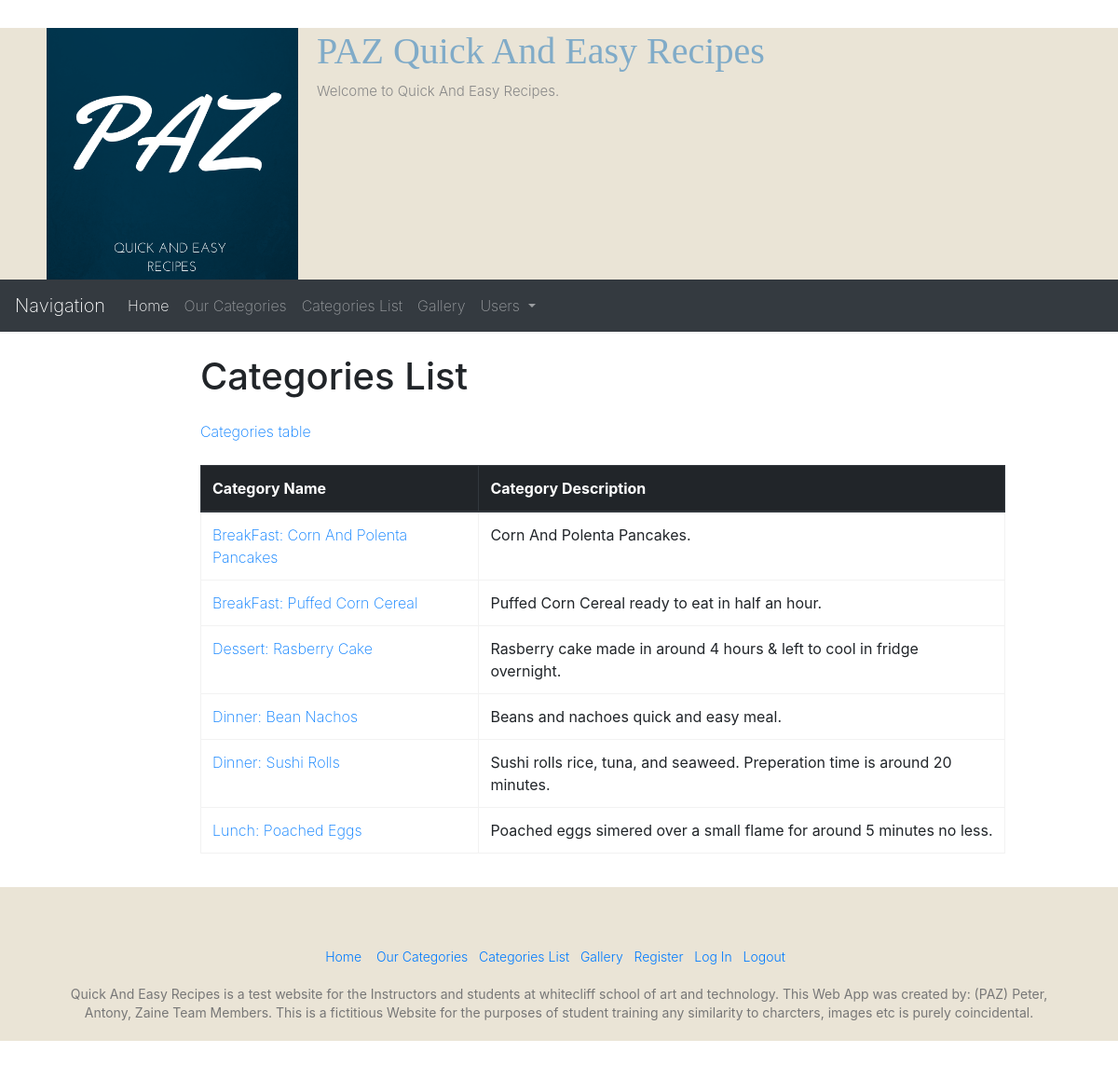
Page /available_categories/ on the committed database.
### home/models.py (models this page shows, shortened)
class Category(models.Model):
  category_name = models.CharField(max_length=100)
  category_description = models.CharField(max_length=200)
  full_description = models.TextField()
  author = models.CharField(max_length=100)
  class Meta:
      ordering = ['category_name', 'category_description', 'full_description']

### home/views.py (the view)
# urls.py: path('available_categories/', views.available_categories),
def available_categories(request):
    categories= Category.objects.all()
    return render(request, 'available_categories.html',{'categories':categories})

### home/templates/available_categories.html (shortened to what this page needs)
{% extends 'base.html' %}
{% load static %}
  {% load static %}
  {% block content %}
  <h1>Categories List</h1>
  <a href="#">Categories table</a>
  <br/><br/>
  <div id ="table">
    <table style="width: 54rem;" class="table table-hover">
    <thead class="thead-dark">
    <tr>
        <th>Category Name</th>
        <th>Category Description</th>
    </tr>
    </thead>
    {% for category in categories %}
    <tr>
       <td><a href="{% url 'category_detail' category.id %}">{{ category.category_name }}</a></td>
       <td>{{ category.category_description }}</td>
    </tr>
    {% endfor %}
    </table>
  </div>
{% endblock %}

### home/static/style_downloaded.css (style rules this page uses)
html, body, div, span, applet, object, iframe, h1, h2, h3, h4, h5, h6, p, blockquote, pre, a, abbr, acronym, address, big, cite, code, del, dfn, em, font, ins, kbd, q, s, samp, small, strike, strong, sub, sup, tt, var, dl, dt, dd, ol, ul, li, fieldset, form, label, legend, table, caption, tbody, tfoot, thead, tr, th, td { border: 0; font: inherit; font-size: 100%; font-style: inherit; font-weight: inherit; margin: 0; outline: 0; padding: 0; vertical-align: baseline; }
html { overflow-y: scroll; -webkit-text-size-adjust: 100%; -ms-text-size-adjust: 100%; }
h1, h2, h3, h4, h5, h6 { color: #666666; line-height: 1.4; padding-bottom: 15px; font-weight: normal; }
h1 { font-size: 30px; }
body, button, input, select, textarea { color: #888888; font-size: 15px; line-height: 1.5; font-family: 'Roboto', sans-serif; font-weight: 300; }
table { border-collapse: collapse; border-spacing: 0; margin: 0 0 1.5em; width: 100%; }
th { font-weight: bold; }
th, td { border: 1px solid #f2f2f2; padding: 6px 10px; }
caption, th, td { text-align: left; }
body { background: #f2f2f2; }
a { color: #80abc8; text-decoration: none; -webkit-transition: 0.25s ease-in-out; -moz-transition: 0.25s ease-in-out; transition: 0.25s ease-in-out; -ms-transition: 0.25s ease-in-out; -o-transition: 0.25s ease-in-out; font-family: font-family: Verdana, Arial, Helvetica, sans-serif; font-weight: 200; }
body { padding-top: 30px; padding-bottom: 30px; margin: 0px; }

### rows in the picture
Category: category_name "BreakFast: Corn And Polenta Pancakes", category_description "Corn And Polenta Pancakes."
Category: category_name "BreakFast: Puffed Corn Cereal", category_description "Puffed Corn Cereal ready to eat in half an hour."
Category: category_name "Dessert: Rasberry Cake", category_description "Rasberry cake made in around 4 hours & left to cool in fridge overnight."
Category: category_name "Dinner: Bean Nachos", category_description "Beans and nachoes quick and easy meal."
Category: category_name "Dinner: Sushi Rolls", category_description "Sushi rolls rice, tuna, and seaweed. Preperation time is around 20 minutes."
Category: category_name "Lunch: Poached Eggs", category_description "Poached eggs simered over a small flame for around 5 minutes no less."
